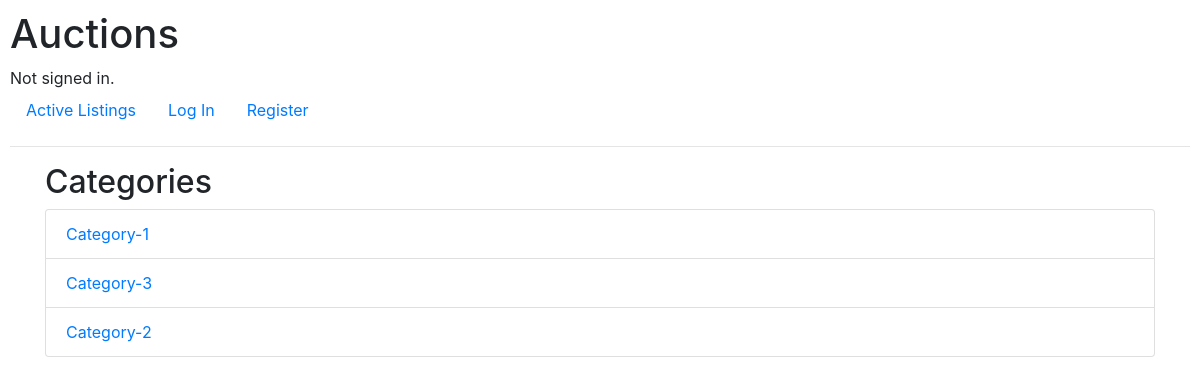
The page /categories on the database its author committed.
### auctions/models.py (models this page shows, shortened)
class Category(models.Model):
    name = models.CharField(max_length=64, unique=True)

### auctions/views.py (the view)
# urls.py: path("categories", views.categories, name="categories"),
def categories(request):
    categories = Category.objects.all()
    return render(request, "auctions/categories.html", {"categories": categories})

### auctions/templates/auctions/categories.html (shortened to what this page needs)
{% extends "auctions/layout.html" %}
{% block body %}
<div class="container">
    <h2>Categories</h2>
    <ul class="list-group">
        {% for category in categories %}
            <li class="list-group-item">
                <a href="{% url 'category_listings' category.name %}">{{ category.name }}</a>
            </li>
        {% endfor %}
    </ul>
  </div>
{% endblock %}

### auctions/static/auctions/styles.css (style rules this page uses)
body { padding: 10px; }

### rows shown on the page
Category: name "Category-1"
Category: name "Category-3"
Category: name "Category-2"
